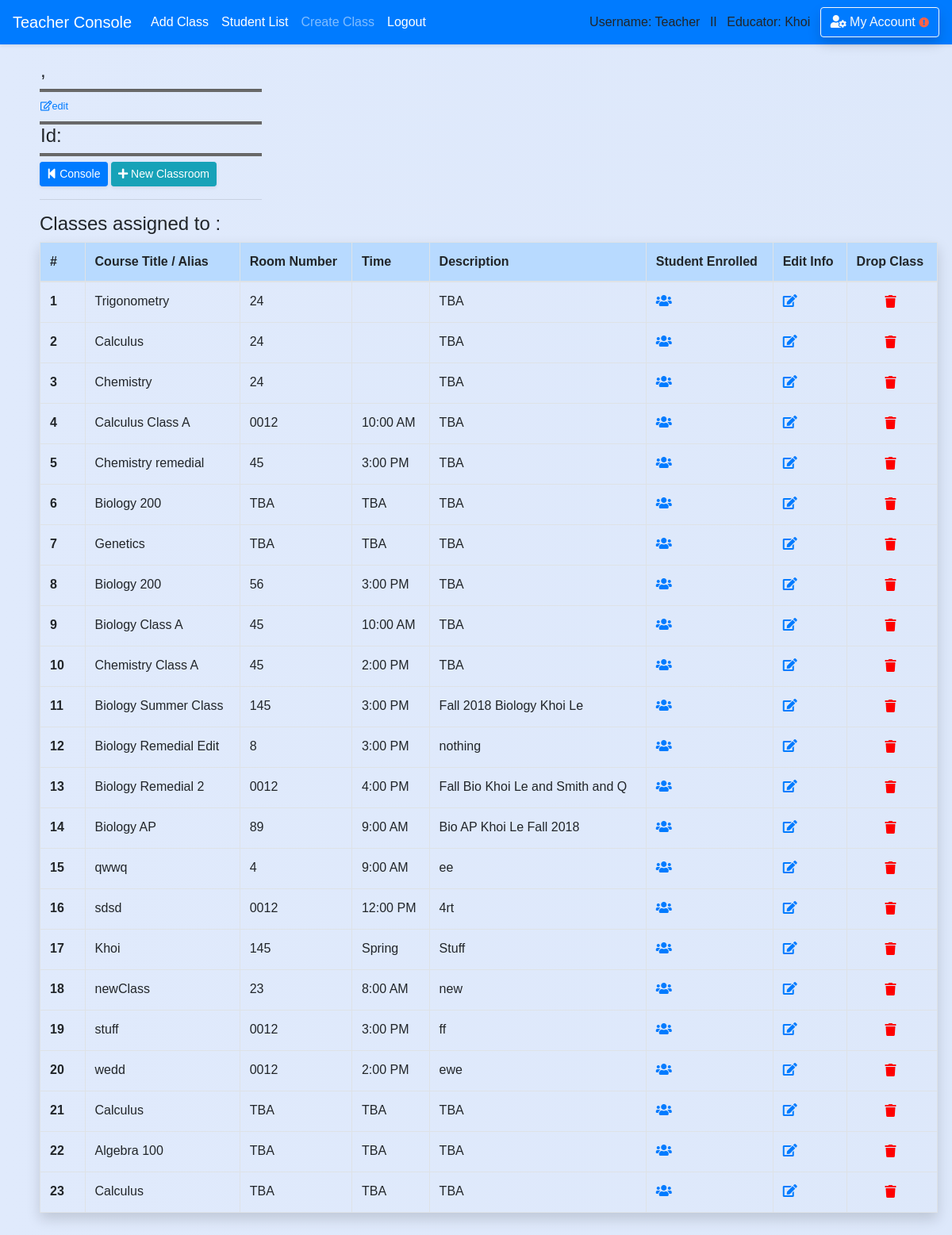
Screenshot of /teacher/classroom (signed in) with the database file from the repository.
### school_app/models.py (models this page shows, shortened)
class Classroom(models.Model):
    course_title = models.CharField(max_length=50,default='')
    course_number = models.CharField(max_length=20,default='')
    teacher_name = models.CharField(max_length=50,default='')
    teacher_idx = models.CharField(max_length=10,default='')
    room_number = models.CharField(max_length=10,default='TBA')
    time = models.CharField(max_length=10,blank=True, null=True,default='TBA')
    description = models.CharField(max_length=300,default='TBA')
    teacher = models.ForeignKey('Teacher',blank=True, null=True, on_delete = models.SET_NULL, related_name='classroom_by_teacher')
    course = models.ForeignKey('Course',blank=True, null=True, on_delete = models.SET_NULL, related_name='course_in_classroom')
    student = models.ManyToManyField(Student, blank=True)

### school_app/views_logged.py (the view)
# urls.py: path('teacher/classroom', views_logged.classroom, name='classroom_list'),
def classroom(request,course_id=None):
    if is_login(request) == False:
        return redirect('/login')
    if is_login(request) == True:
        if request.user.profile.is_teacher == False:
            messages.warning(request, "You don't have Instructor's Privilege!")
            return redirect('/')
        course = Course.objects.filter(id=course_id).first()
        classes = Classroom.objects.filter(course=course)
        time_list = []
        for cla in classes:
            time_list.append(cla.time)
        conflict_index=[]
        for time in time_list:
            for index, time2 in enumerate(time_list):
                count = 0
                if time == time2:
                    count += 1
                    if count >= 2:
                        conflict_index.append(index+1)
        return render(request,'teacher/classroom/view_classroom.html',
        {'classes':classes,'course':course,'conflict_index':conflict_index})

### school_app/views_functions.py (called while the page is built)
def is_login(request):
    if not request.user.is_authenticated:
        messages.warning(request, "Please Login or Create an Account.")
        return False
    return True

### school_app/templates/teacher/classroom/view_classroom.html (shortened to what this page needs)
{% extends 'base.html' %}
{% block content %}
<div class='content'>
  <div class="container-fuild form-row" style='width:100%'>
    <div class="col-md-6">
        <div style="width: 280px">
        <h4 style='padding-left: 1px'>{{ course.semester }}, {{ course.year }}</h4>
        <hr class='hr-line'/>
        <h4 style='padding-left: 1px'>{{ course.course_title }}
        <a href='{% url "edit_course" course_id=course.id  %}'><h6 style='display:inline'><small><i class="far fa-edit"></i>edit</small></h6></a>
        </h4>
        <hr class='hr-line'/>
        <h4 style='padding-left: 1px'>Id: {{course.course_number}}</h4>
        <hr class='hr-line'/>
          <a href='{% url "teacher" %}' class="btn btn-sm btn-primary shadow-sm" ><i class="fas fa-step-backward"></i> Console</a></a>
          <a href='{% url "add_classroom" course_id=course.id %}' class="btn btn-info btn-sm shadow-sm" role="button"><i class="fas fa-plus"></i> New Classroom</a>
        <hr/></div></div>
        <div class="col-md-5">
        </div></div>
        {% if classes %}
          <h5><big>Classes assigned to {{ course.course_title }} :</big></h5>
          <div class='mr-2'>
          <table class="table table-hover table-bordered pad-right-table shadow ">
            <thead class='table-primary'>
            <tr>
              <th scope="col" style="width: 5%">#</th>
              <th scope="col">Course Title / Alias</th>
              <th scope="col">Room Number</th>
              <th scope="col">Time</th>
              <th scope="col">Description</th>
              <th scope="col">Student Enrolled</th>
              <th scope="col">Edit Info</th>
              <th scope="col">Drop Class</th>
            </tr>
            </thead>
            <tbody>
        {% for class in classes %}
            <tr>
              <th scope="row">{{ forloop.counter }}</th>
              <td>{{ class.course_title }}</td>
              <td>{{ class.room_number }}</td>
              <td>{{ class.time }}</td>
              <td>{{ class.description }}</td>
              <td>
                <a href='{% url "edit_course" course_id=course.id %}'><i class="fas fa-users"></i></a>
              </td>
              <td>
                <a href='{% url "edit_classroom" classroom_id=class.id %}'><i class="fas fa-edit"></i></a>
              </td>
              <td>
                <form action='/teacher/classroom/detached_classroom/' method='post'>{% csrf_token %}
                  <button type='submit' style='border:none;background:none;cursor: pointer;cursor: hand;'>
                  <i style='color:red' class="fas fa-trash test" data-toggle="popover" data-placement="top" data-trigger="hover" data-content="Alert!"></i>
                  </button>
                </form>
              </td>
            </tr>
        {% endfor %}
            </tbody>
          </table>
        {% else %}
        <h5><div class="alert-inherit alert-info shadow-sm" role="alert"><i class="fas fa-exclamation"></i> No Classes assigned to this course.</div></h5>
        {% endif %}
</div></div><br>
{% endblock %}

### school_app/templates/base.html (shortened to what this page needs)
<!doctype html>
<html>
    <head>
{% load static %}
        <link rel="stylesheet" type="text/css" href="{% static 'school_app/style.css' %}" />
        <link rel="stylesheet" href="https://stackpath.bootstrapcdn.com/bootstrap/4.1.0/css/bootstrap.min.css">
        <link rel="stylesheet" href="https://use.fontawesome.com/releases/v5.0.13/css/all.css">
    </head>
{% if request.user.profile.is_teacher %}
  <body class='body-teacher'>
{% else %}
  <body>
{% endif %}<header>
<nav class="navbar navbar-expand-lg navbar-dark bg-primary shadow-sm fixed-top">
    <a class="navbar-brand" href="/teacher">Teacher Console</a>
    <div class="navbar-collapse collapse show" id="navbarColor02" style="">
      <ul class="navbar-nav mr-auto">
        <li class="nav-item active">
          <a class="nav-link" href="/teacher/add_class">Add Class<span class="sr-only">(current)</span></a>
        </li>
        <li class="nav-item active">
          <a class="nav-link" href="/teacher/student_list">Student List<span class="sr-only">(current)</span></a>
        </li>
        <li class="nav-item">
          <a class="nav-link" href="/teacher/add_class">Create Class</a>
        </li>
        <li class="nav-item active">
          <a class="nav-link" href="{% url 'logout' %}">Logout</a>
        </li>
      </ul>
      {% if request.user.username %}
          Username: {{ request.user.username }} &ensp;II&ensp;
      {% endif %}
      {% if request.user.profile.is_teacher %}
          Educator: {{request.user.first_name}} &ensp;
      {% endif %}
      <a href='/account_management/' class='btn btn-outline-light shadow'>
         <i class="fas fa-user-cog"></i> My Account
      {% if user.profile.home_address == '' or user.profile.phone_number == '' or user.profile.emergency_contact == '' or user.email == '' or user.profile.birth_date  %}
        <i class="fas fa-exclamation-circle small" style='color:tomato'></i>
      {% endif %}
      </a>
    </div>
  </nav>
    </header>
    <div class='' style='padding-top:45px'>
    {% block content %}
    {% endblock %}
    </div>
</body>
</html>

### school_app/static/school_app/style.css (style rules this page uses)
.body-teacher { font-family:sans-serif; background: linear-gradient(to right, #e0eafc, #cfdef3); background-size: 600% 100%; }
.content { padding-top: 30px; padding-left:50px; padding-right:10px; }
.hr-line { height: 1px; background-color: dimgrey; padding: 1px; margin: 0px; }

### school_app/templates/base.html (style rules this page uses)
form,h1,ul { padding-left: 30px; padding-right:20px; }

### rows the page displays
Classroom: course_title "Trigonometry", room_number "24", description "TBA"
Classroom: course_title "Calculus", room_number "24", description "TBA"
Classroom: course_title "Chemistry", room_number "24", description "TBA"
Classroom: course_title "Calculus Class A", room_number "0012", time "10:00 AM", description "TBA"
Classroom: course_title "Chemistry remedial", room_number "45", time "3:00 PM", description "TBA"
Classroom: course_title "Biology 200", room_number "TBA", time "TBA", description "TBA"
Classroom: course_title "Genetics", room_number "TBA", time "TBA", description "TBA"
Classroom: course_title "Biology 200", room_number "56", time "3:00 PM", description "TBA"
Classroom: course_title "Biology Class A", room_number "45", time "10:00 AM", description "TBA"
Classroom: course_title "Chemistry Class A", room_number "45", time "2:00 PM", description "TBA"
Classroom: course_title "Biology Summer Class", room_number "145", time "3:00 PM", description "Fall 2018 Biology Khoi Le"
Classroom: course_title "Biology Remedial Edit", room_number "8", time "3:00 PM", description "nothing"
Classroom: course_title "Biology Remedial 2", room_number "0012", time "4:00 PM", description "Fall Bio Khoi Le and Smith and Q"
Classroom: course_title "Biology AP", room_number "89", time "9:00 AM", description "Bio AP Khoi Le Fall 2018"
Classroom: course_title "qwwq", room_number "4", time "9:00 AM", description "ee"
Classroom: course_title "sdsd", room_number "0012", time "12:00 PM", description "4rt"
Classroom: course_title "Khoi", room_number "145", time "Spring", description "Stuff"
Classroom: course_title "newClass", room_number "23", time "8:00 AM", description "new"
Classroom: course_title "stuff", room_number "0012", time "3:00 PM", description "ff"
Classroom: course_title "wedd", room_number "0012", time "2:00 PM", description "ewe"
Classroom: course_title "Calculus", room_number "TBA", time "TBA", description "TBA"
Classroom: course_title "Algebra 100", room_number "TBA", time "TBA", description "TBA"
Classroom: course_title "Calculus", room_number "TBA", time "TBA", description "TBA"

### other values shown
{{ request.user.username }} "Teacher"
{{ request.user.first_name }} "Khoi"
